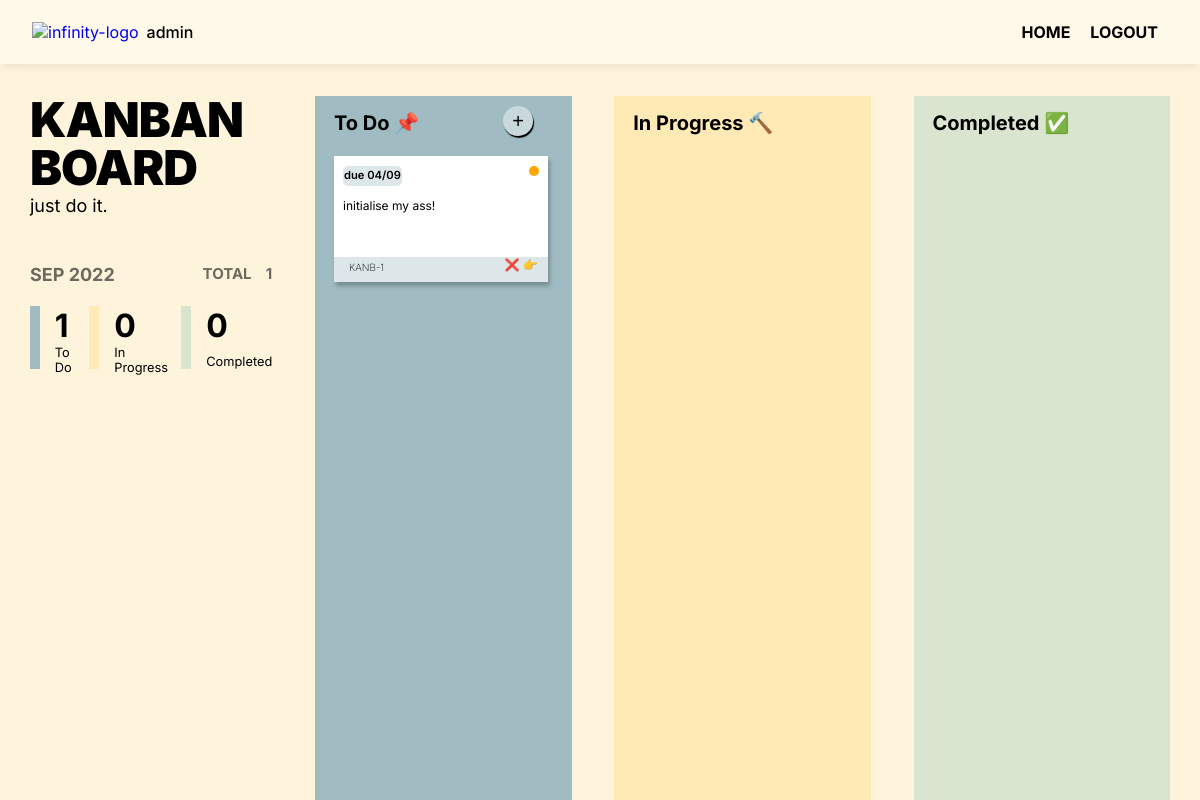
The page /kanban-board/admin (signed in) on the database as committed earlier.
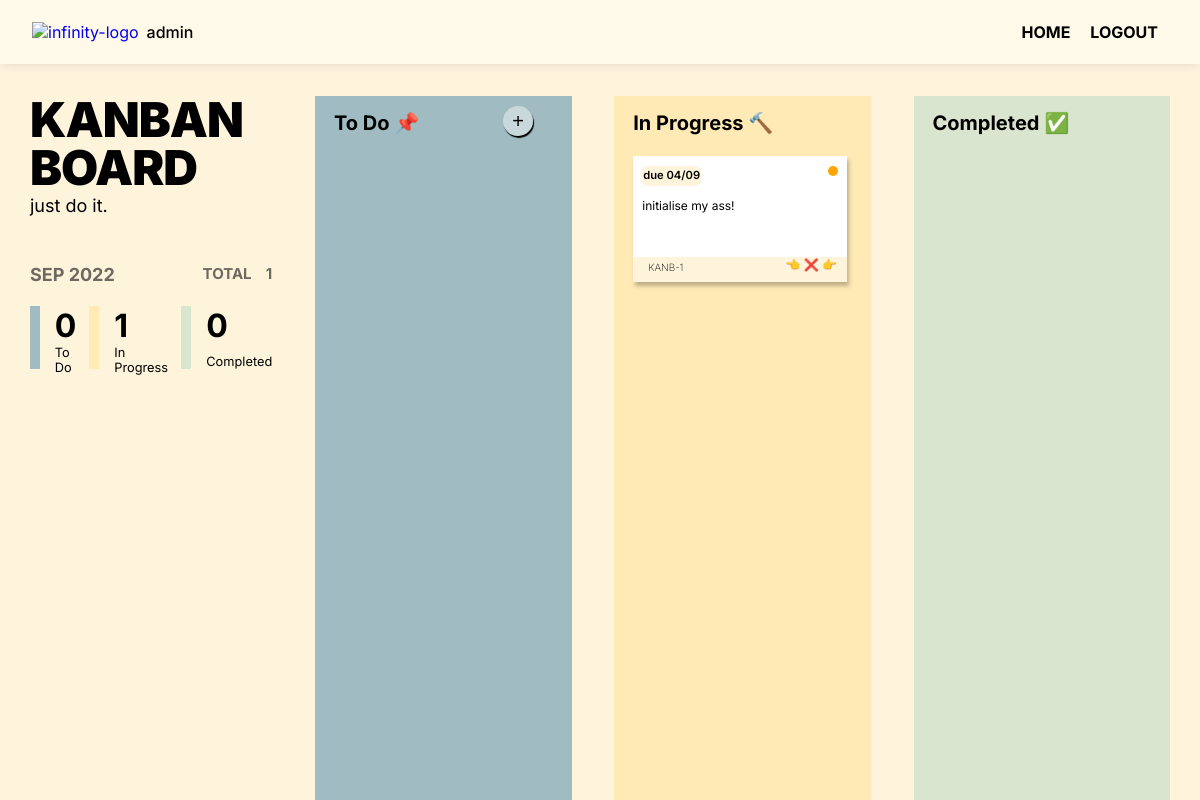
The same page on the database as committed later.
### app/models.py (models this page shows)
class User(db.Model, UserMixin):
    id = db.Column(db.Integer, primary_key=True)
    username = db.Column(db.String(80), nullable=False)
    password = db.Column(db.String(80), nullable=False)
    date_created = db.Column(db.String(50), nullable=False)
    tasks = db.relationship('Task', backref='user', lazy=True)

class Task(db.Model):
    id = db.Column(db.Integer, primary_key=True)
    type = db.Column(db.String(80), nullable=False)
    desc = db.Column(db.String(500), nullable=False)
    priority = db.Column(db.String(50), nullable=False)
    due_date = db.Column(db.String(50), nullable=False)
    created_date = db.Column(db.String(50), nullable=False)
    user_id = db.Column(db.Integer, db.ForeignKey('user.id'), nullable=False)

### app/views.py (the view)
@app.route("/kanban-board/<username>", methods=['GET', 'POST'])
@login_required
def kanban(username):
    my_board = create_board()
    my_stats = kanban_stats()
    if request.method == 'POST':
        create_task()
        return redirect(url_for('kanban', username=current_user.username))
    return render_template("kanban-board.html", my_board=my_board, my_stats=my_stats, username=current_user.username)

### app/views.py (called while the page is built)
@login_manager.user_loader
def load_user(user_id):
    return User.query.get(user_id)

def create_board():
    all_lists = {
        'todo_list': Task.query.filter_by(type='todo', user_id=current_user.id).all(),
        'progress_list': Task.query.filter_by(type='in_progress', user_id=current_user.id).all(),
        'completed_list': Task.query.filter_by(type='completed', user_id=current_user.id).all(),
    }
    print(all_lists)
    return all_lists

def kanban_stats():
    all_lists = create_board()
    today = date.today()
    month = today.strftime("%B")[slice(3)].upper()
    year = today.strftime("%Y")
    stats = {
        'todo_no': len(all_lists['todo_list']),
        'inprogress_no': len(all_lists['progress_list']),
        'completed_no': len(all_lists['completed_list']),
        'total': (len(all_lists['todo_list']) + len(all_lists['progress_list']) + len(all_lists['completed_list'])),
        'date': f'{month} {year}'
    }
    return stats

### app/templates/kanban-board.html (shortened to what this page needs)
<!DOCTYPE html>
<html lang="en">
<head>
    <link href=" {{url_for('static', filename = 'css/styles.css')}} " rel="stylesheet">
    <link href=" {{url_for('static', filename = 'css/home.css')}} " rel="stylesheet">
    <link href=" {{url_for('static', filename = 'css/main-nav.css')}} " rel="stylesheet">
    <link href=" {{url_for('static', filename = 'css/kanban.css')}} " rel="stylesheet">
    <link href=" {{url_for('static', filename = 'css/scrollbar.css')}} " rel="stylesheet">
    <link href=" {{url_for('static', filename = 'css/popup-form.css')}} " rel="stylesheet">
</head>
<body>
    <header id="main-header">
        <div id="logo-header">
            <a href="{{ url_for('home') }}"><img id="logo" src="{{ url_for('static', filename = 'img/infinity-logo.png') }}" alt="infinity-logo"></a>
            <div id="username-display">
                {% if current_user.is_authenticated %}
                    <p>{{ current_user.username }}</p>
                {% else %}
                    <p>CARPE DIEM</p>
                {% endif %}
            </div>
        </div>
        <nav id="navbar">
            <a href="{{ url_for('home') }}">home</a>
            <a href="{{ url_for('logout') }}">logout</a>
        </nav>
    </header>
    <main id="kanban-main">
        <section id="side-board">
            <header id="kb-board-header">
                <h1><span>KANBAN</span><br><span>BOARD</span></h1>
                <p>just do it.</p>
            </header>
            <section id="monthly-metric">
                <section id="metric-header">
                    <h1>{{ my_stats['date'] }}</h1>
                    <h2>TOTAL&nbsp;&nbsp;&nbsp;&nbsp;{{ my_stats['total'] }}</h2>
                </section>
                <section id="task-counts">
                    <div class="task-metric">
                        <div class="metric-bar" id="blue-bar"></div>
                        <article id="todo-count" class="metric-value">
                            <h1>{{ my_stats['todo_no'] }}</h1>
                            <p>To Do</p>
                        </article>
                    </div>
                    <div class="task-metric">
                        <div class="metric-bar" id="cream-bar"></div>
                        <article id="progress-count" class="metric-value">
                            <h1>{{ my_stats['inprogress_no'] }}</h1>
                            <p>In Progress</p>
                        </article>
                    </div>
                    <div class="task-metric">
                        <div class="metric-bar" id="green-bar"></div>
                        <article id="complete-count" class="metric-value">
                            <h1>{{ my_stats['completed_no'] }}</h1>
                            <p>Completed</p>
                        </article>
                    </div>
                </section>
            </section>
        </section>
        <section id="main-board">
            <div id="todo-panel" class="kb-panel">
                <header class="panel-header">
                    <h2 class="panel-title">To Do 📌</h2>
                    <button id="add-ticket-btn" onclick="openForm()" name="add_task_btn">+</button>
                </header>
                <section class="ticket-list">
                    {% for task in my_board['todo_list'] %}
                        <article id="{{ task.id }}" class="todo-ticket ticket">
                            <section class="ticket-status">
                                <div class="due-date"><p>due {{ task.due_date }}</p></div>
                                <div class="ticket-priority" style="background: {{ task.priority }} "></div>
                            </section>
                            <section class="ticket-task">
                                <p>{{ task.desc }}</p>
                            </section>
                            <section class="ticket-details">
                                <p>KANB-{{ task.id }}</p>
                                <div class="ticket-btns">
                                    <a href="{{ url_for('delete', task_id=task.id) }}">❌ </a>
                                    <a href="{{ url_for('promote', task_id=task.id) }}">👉 </a>
                                </div>
                            </section>
                        </article>
                    {% endfor %}
                </section>
            </div>
            <div id="inprogress-panel" class="kb-panel">
                <section class="panel-header">
                    <h2 class="panel-title">In Progress 🔨</h2>
                </section>
                <section class="ticket-list">
                    {% for task in my_board['progress_list'] %}
                        <article id="{{ task.id }}" class="inprogress-ticket ticket">
                            <section class="ticket-status">
                                <div class="due-date"><p>due {{ task.due_date }}</p></div>
                                <div class="ticket-priority" style="background: {{ task.priority }} "></div>
                            </section>
                            <section class="ticket-task">
                                <p>{{ task.desc }}</p>
                            </section>
                            <section class="ticket-details">
                                <p>KANB-{{ task.id }}</p>
                                <div class="ticket-btns">
                                    <a href="{{ url_for('demote', task_id=task.id) }}">👈 </a>
                                    <a href="{{ url_for('delete', task_id=task.id) }}">❌ </a>
                                    <a href="{{ url_for('promote', task_id=task.id) }}">👉 </a>
                                </div>
                            </section>
                        </article>
                    {% endfor %}
                </section>
            </div>
            <div id="complete-panel" class="kb-panel">
                <section class="panel-header">
                    <h2 class="panel-title">Completed ✅</h2>
                </section>
                <section class="ticket-list">
                </section>
            </div>
        </section>
    </main>
</body>
</html>

### app/static/css/styles.css (style rules this page uses)
:root { --header-col: rgb(255, 249, 234); --todo-col: rgba(160, 188, 194, 1); --progress-col: rgba(255, 234, 181, 1); --complete-col: rgba(218, 229, 208, 1); }
* { box-sizing: border-box; }
body { height: 100vh; background: #FEF4DC; margin: 0; font-family: 'Inter', sans-serif; }
#kanban-main { margin: auto; padding-top: 2em; height: 92vh; width: 95vw; display: flex; justify-content: space-between; }
#side-board { width: 25%; height: 100%; }
#kb-board-header h1 { margin: 0; text-transform: uppercase; font-weight: 900; font-size: 4vw; letter-spacing: -0.02em; line-height: 4vw; }
#kb-board-header p { font-weight: 400; font-size: 1.5vw; margin-top: 3px; margin-bottom: 25px; }
#monthly-metric { margin: 3em 0; width: 85%; height: 105px; }
#metric-header { display: flex; justify-content: space-between; height: 40%; }
#metric-header h1, #metric-header h2 { margin: 0; padding: 0; font-size: 18px; color: rgba(0, 0, 0, 0.57); font-weight: 700; }
#metric-header h2 { font-size: 15px; }
.metric-bar { width: 10px; }
#blue-bar { background-color: var(--todo-col); }
#cream-bar { background-color: var(--progress-col); }
#green-bar { background-color: var(--complete-col); }
#task-counts { display: flex; justify-content: space-between; height: 60%; }
.task-metric { display: flex; height: 100%; }
.metric-value { display: flex; flex-direction: column; margin-left: 15px; justify-content: space-between; }
.metric-value h1 { margin: 0; font-size: 2em; }
.metric-value p { margin: 0; font-size: 0.8em; }

### app/static/css/home.css (style rules this page uses)
a { text-decoration: none; }

### app/static/css/main-nav.css (style rules this page uses)
:root { --todo-col: rgba(160, 188, 194, 1); --progress-col: rgba(255, 234, 181, 1); --complete-col: rgba(218, 229, 208, 1); }
#main-header { display: flex; justify-content: space-between; height: 8vh; background: #FFF9EA; box-shadow: 0px 4px 9px -3px rgba(0, 0, 0, 0.1); padding: 0 32px; }
#logo-header { display: flex; gap: .5em; font-size: 1em; width: fit-content; height: inherit; }
#logo-header a { align-self: center; }
#logo { height: 60px; align-self: center; }
#username-display { align-self: center; font-weight: 500; }
nav { text-transform: uppercase; display: flex; justify-content: space-between; align-items: center; }
nav a { margin: 0 10px; text-decoration: none; color: black; font-size: 1em; font-weight: 700; }

### app/static/css/kanban.css (style rules this page uses)
:root { --todo-col: rgba(160, 188, 194, 1); --progress-col: rgba(255, 234, 181, 1); --complete-col: rgba(218, 229, 208, 1); --blue-fade: rgba(160, 188, 194, 0.36); --cream-fade: rgba(254, 244, 220, 1); --green-fade: rgba(218, 229, 208, 0.53); }
#main-board { height: 100%; width: 75%; float: right; display: flex; justify-content: space-between; }
.kb-panel { width: 30%; height: 100%; background: #D9D9D9; overflow-y: scroll; }
.panel-header { width: 19%; padding: 0 10px 0 19px; position: absolute; z-index: 2; background: inherit; display: flex; justify-content: space-between; }
.panel-title { font-size: 20px; height: 50px; margin-top: 0px; padding-top: 15px; margin-bottom: 0px; padding-bottom: 15px; }
#add-ticket-btn { border-radius: 50%; height: 30px; width: 30px; align-self: center; border: none; font-size: 20px; background: rgba(255, 255, 255, 0.42); cursor: pointer; box-shadow: 1px 2px 1px black; }
#todo-panel { background-color: var(--todo-col); }
#inprogress-panel { background-color: var(--progress-col); }
#complete-panel { background-color: var(--complete-col); }
.ticket-list { padding-left: 19px; position: relative; top: 60px; padding-bottom: 1em; }
.ticket { position: relative; width: 90%; height: 126px; background: #FFFFFF; box-shadow: 2px 4px 4px rgba(0, 0, 0, 0.25); margin-bottom: 15px; }
.ticket-status { display: flex; justify-content: space-between; padding-top: 10px; margin: 0 9px; }
.due-date { width: 30%; height: 20px; border-radius: 5px; }
.due-date p { margin: 0; padding-top: 2px; font-weight: 600; font-size: 0.7rem; text-align: center; }
.inprogress-ticket .due-date, .inprogress-ticket .ticket-details { background: var(--cream-fade); }
.ticket-priority { width: 10px; height: 10px; background: #FF0000; border-radius: 50%; }
.ticket-task { margin: 5px 5px 2px 9px; font-size: 12px; font-weight: 400; }
.ticket-details { position: absolute; width: 100%; bottom: 0; right: 0; height: 20%; }
.ticket-details p { margin: 4px 15px; font-weight: 200; font-size: 10px; float: left; }
.ticket-btns { float: right; width: fit-content; margin: 0 10px; font-size: 12px; }
.ticket-btns a { text-decoration: none; }

Rows that differ between the two databases and show on the page:
changed Task "initialise my ass!": moves from the list under "To Do 📌" to the list under "In Progress 🔨"
Other text that changed with them:
{{ my_stats['todo_no'] }}: "1" → "0"
{{ my_stats['inprogress_no'] }}: "0" → "1"
